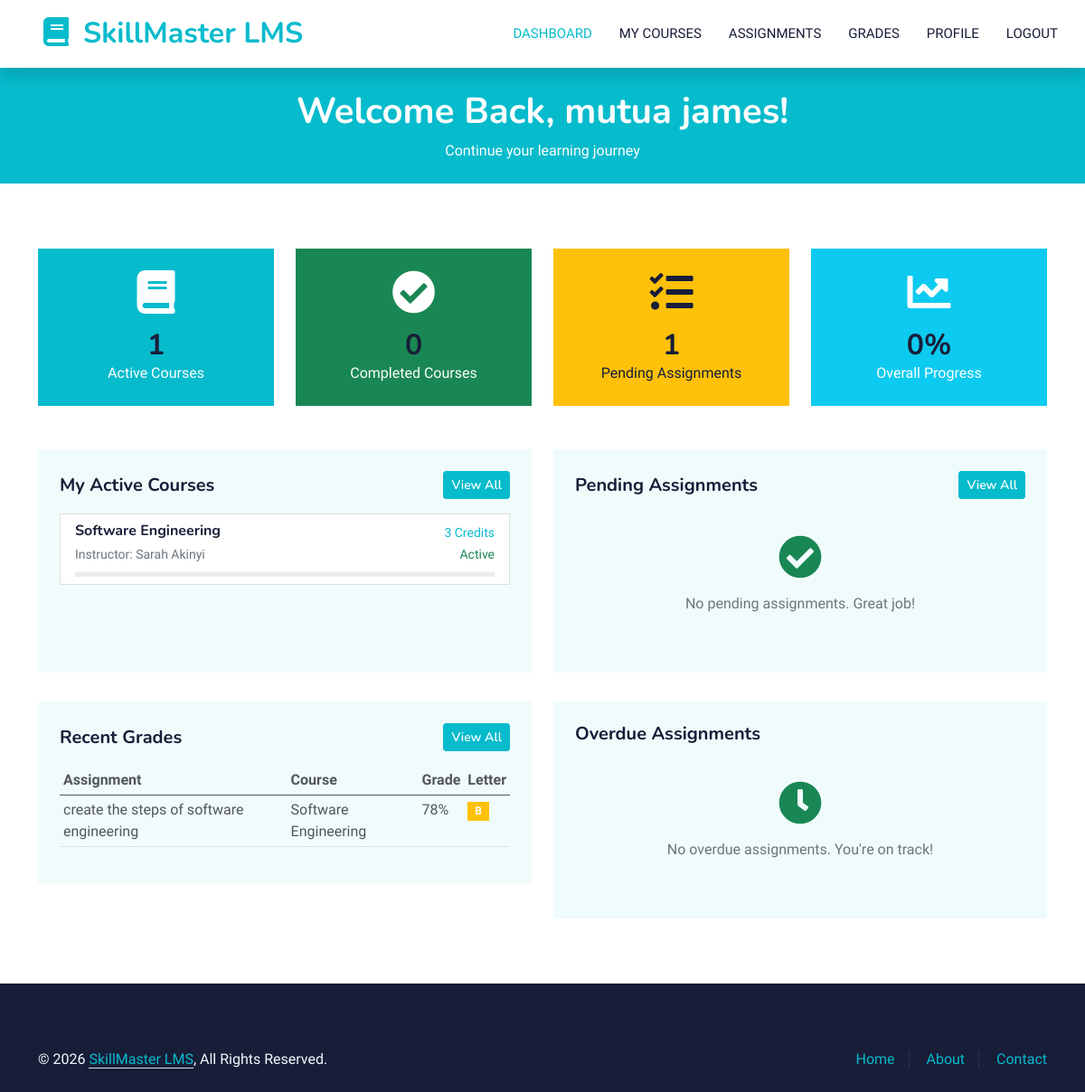
/student/index.php (signed in), run on the app's committed database.
### tables this page shows
CREATE TABLE `enrollments` (
  `id` bigint(20) NOT NULL,
  `student_id` bigint(20) NOT NULL,
  `course_id` bigint(20) NOT NULL,
  `enrolled_by` bigint(20) DEFAULT NULL,
  `enrollment_date` date NOT NULL,
  `status` enum('pending_payment','pending_verification','active','completed','dropped','rejected') NOT NULL DEFAULT 'pending_payment',
  `enrolled_at` timestamp NOT NULL DEFAULT current_timestamp(),
  `completed_at` timestamp NULL DEFAULT NULL,
  `completion_date` date DEFAULT NULL,
  `final_grade` varchar(2) DEFAULT NULL,
  `mock_payment_id` bigint(20) DEFAULT NULL,
  `mock_payment_status` enum('pending','completed','verified') DEFAULT NULL
);

CREATE TABLE `courses` (
  `id` bigint(20) NOT NULL,
  `title` varchar(200) NOT NULL,
  `slug` varchar(200) NOT NULL,
  `code` varchar(20) NOT NULL,
  `description` text DEFAULT NULL,
  `short_description` varchar(500) DEFAULT NULL,
  `category_id` bigint(20) DEFAULT NULL,
  `instructor_id` bigint(20) DEFAULT NULL,
  `price` decimal(10,2) DEFAULT 0.00,
  `thumbnail` varchar(255) DEFAULT NULL,
  `credits` int(11) DEFAULT 3,
  `start_date` date DEFAULT NULL,
  `end_date` date DEFAULT NULL,
  `status` enum('draft','pending_approval','published','archived','rejected') NOT NULL DEFAULT 'draft',
  `max_students` int(11) DEFAULT 50,
  `enrollment_count` int(11) DEFAULT 0,
  `syllabus` text DEFAULT NULL,
  `created_by` bigint(20) DEFAULT NULL,
  `created_at` timestamp NOT NULL DEFAULT current_timestamp(),
  `updated_at` timestamp NOT NULL DEFAULT current_timestamp() ON UPDATE current_timestamp(),
  `deleted_at` timestamp NULL DEFAULT NULL
);

CREATE TABLE `grades` (
  `id` bigint(20) NOT NULL,
  `enrollment_id` bigint(20) NOT NULL,
  `assignment_id` bigint(20) NOT NULL,
  `grade_value` double DEFAULT NULL,
  `letter_grade` varchar(2) DEFAULT NULL,
  `graded_by` bigint(20) DEFAULT NULL,
  `created_at` timestamp NOT NULL DEFAULT current_timestamp()
);

CREATE TABLE `assignments` (
  `id` bigint(20) NOT NULL,
  `course_id` bigint(20) NOT NULL,
  `instructor_id` bigint(20) DEFAULT NULL,
  `title` varchar(200) NOT NULL,
  `description` text DEFAULT NULL,
  `due_date` datetime NOT NULL,
  `max_points` decimal(5,2) DEFAULT 100.00,
  `created_at` timestamp NOT NULL DEFAULT current_timestamp(),
  `deleted_at` timestamp NULL DEFAULT NULL
);

### public/student/index.php (the view, shortened to what the rows shown need)
<?php
$enrollmentModel = new Enrollment();
$assignmentModel = new Assignment();
$gradeModel = new Grade();
$studentId = $_SESSION['user_id'];
$enrolledCourses = $enrollmentModel->getByStudent($studentId, 'active', 1, 5);
$pendingAssignments = $assignmentModel->getForStudent($studentId, 'pending', 1, 5);
$recentGrades = $gradeModel->getByStudent($studentId);
$recentGrades = array_slice($recentGrades, 0, 5);
$totalEnrolled = $enrollmentModel->getStats()['active'] ?? 0;
$completedCount = $enrollmentModel->getStats()['completed'] ?? 0;
?>
<!DOCTYPE html>
<html lang="en">
<head>
    <link href="https://cdnjs.cloudflare.com/ajax/libs/font-awesome/5.10.0/css/all.min.css" rel="stylesheet">
    <link href="https://cdn.jsdelivr.net/npm/bootstrap-icons@1.4.1/font/bootstrap-icons.css" rel="stylesheet">
    <link href="../assets/css/bootstrap.min.css" rel="stylesheet">
    <link href="../assets/css/style.css" rel="stylesheet">
</head>
<body>
    <nav class="navbar navbar-expand-lg bg-white navbar-light shadow sticky-top p-0">
        <a href="index.php" class="navbar-brand d-flex align-items-center px-4 px-lg-5">
            <h2 class="m-0 text-primary"><i class="fa fa-book me-3"></i><?php echo APP_NAME; ?></h2>
        </a>
    </nav>
    <div class="container-fluid bg-primary py-4 mb-5">
        <div class="container">
            <div class="row">
                <div class="col-12 text-center">
                    <h1 class="text-white">Welcome Back, <?php echo htmlspecialchars($_SESSION['user_name']); ?>!</h1>
                </div>
            </div>
        </div>
    </div>
    <div class="container-xxl py-4">
        <div class="container">
            <div class="row g-4 mb-5">
                <div class="col-lg-3 col-md-6">
                    <div class="bg-primary text-white rounded p-4 text-center">
                        <h2 class="mb-0"><?php echo $enrolledCourses['total']; ?></h2>
                    </div>
                </div>
                <div class="col-lg-3 col-md-6">
                    <div class="bg-success text-white rounded p-4 text-center">
                        <h2 class="mb-0"><?php echo $completedCount; ?></h2>
                    </div>
                </div>
                <div class="col-lg-3 col-md-6">
                    <div class="bg-warning text-dark rounded p-4 text-center">
                        <h2 class="mb-0"><?php echo $pendingAssignments['total']; ?></h2>
                    </div>
                </div>
                <div class="col-lg-3 col-md-6">
                    <div class="bg-info text-white rounded p-4 text-center">
                        <h2 class="mb-0"><?php echo $totalEnrolled > 0 ? round(($completedCount / $totalEnrolled) * 100) : 0; ?>%</h2>
                    </div>
                </div>
            </div>
            <div class="row g-4">
                <div class="col-lg-6">
                    <div class="bg-light rounded p-4 h-100">
                        <?php if (empty($enrolledCourses['enrollments'])): ?>
                            <div class="text-center py-4">
                                <i class="fa fa-book-open fa-3x text-muted mb-3"></i>
                                <p class="text-muted">You haven't enrolled in any courses yet.</p>
                                <a href="courses/browse.php" class="btn btn-primary btn-sm">Browse Courses</a>
                            </div>
                        <?php else: ?>
                            <div class="list-group">
                                <?php foreach ($enrolledCourses['enrollments'] as $enrollment): ?>
                                    <a href="courses/details.php?id=<?php echo $enrollment['course_id']; ?>" class="list-group-item list-group-item-action">
                                        <div class="d-flex justify-content-between align-items-center">
                                            <div>
                                                <h6 class="mb-1"><?php echo htmlspecialchars($enrollment['course_title']); ?></h6>
                                                <small class="text-muted">Instructor: <?php echo htmlspecialchars($enrollment['instructor_name']); ?></small>
                                            </div>
                                            <div class="text-end">
                                                <small class="text-primary"><?php echo $enrollment['credits']; ?> Credits</small>
                                                <br>
                                                <small class="text-success">Active</small>
                                            </div>
                                        </div>
                                        <div class="progress mt-2" style="height: 5px;">
                                        </div>
                                    </a>
                                <?php endforeach; ?>
                            </div>
                        <?php endif; ?>
                    </div>
                </div>
            </div>
            <div class="row g-4 mt-2">
                <div class="col-lg-6">
                    <div class="bg-light rounded p-4">
                        <?php if (empty($recentGrades)): ?>
                            <div class="text-center py-4">
                                <i class="fa fa-chart-simple fa-3x text-muted mb-3"></i>
                                <p class="text-muted">No grades available yet.</p>
                            </div>
                        <?php else: ?>
                            <div class="table-responsive">
                                <table class="table table-sm">
                                    <thead>
                                        <tr>
                                            <th>Assignment</th>
                                            <th>Course</th>
                                            <th>Grade</th>
                                            <th>Letter</th>
                                        </tr>
                                    </thead>
                                    <tbody>
                                        <?php foreach ($recentGrades as $grade): ?>
                                            <tr>
                                                <td><?php echo htmlspecialchars($grade['assignment_title']); ?></td>
                                                <td><?php echo htmlspecialchars($grade['course_title']); ?></td>
                                                <td><?php echo $grade['grade_value']; ?>%</td>
                                                <td><span class="badge bg-<?php echo $grade['letter_grade'] === 'A' ? 'success' : ($grade['letter_grade'] === 'F' ? 'danger' : 'warning'); ?>"><?php echo $grade['letter_grade']; ?></span></td>
                                            </tr>
                                        <?php endforeach; ?>
                                    </tbody>
                                </table>
                            </div>
                        <?php endif; ?>
                    </div>
                </div>
            </div>
        </div>
    </div>
</body>
</html>

### data on the page
enrollments: course.title "Software Engineering", instructor_name "Sarah Akinyi", course.credits "3"
grades: assignment.title "create the steps of software engineering", courses.title "Software Engineering", grade_value "78", letter_grade "B"

### other printed values
APP_NAME "SkillMaster LMS"
$_SESSION['user_name'] "mutua james"
$enrolledCourses['total'] "1"
$completedCount "0"
$pendingAssignments['total'] "1"
